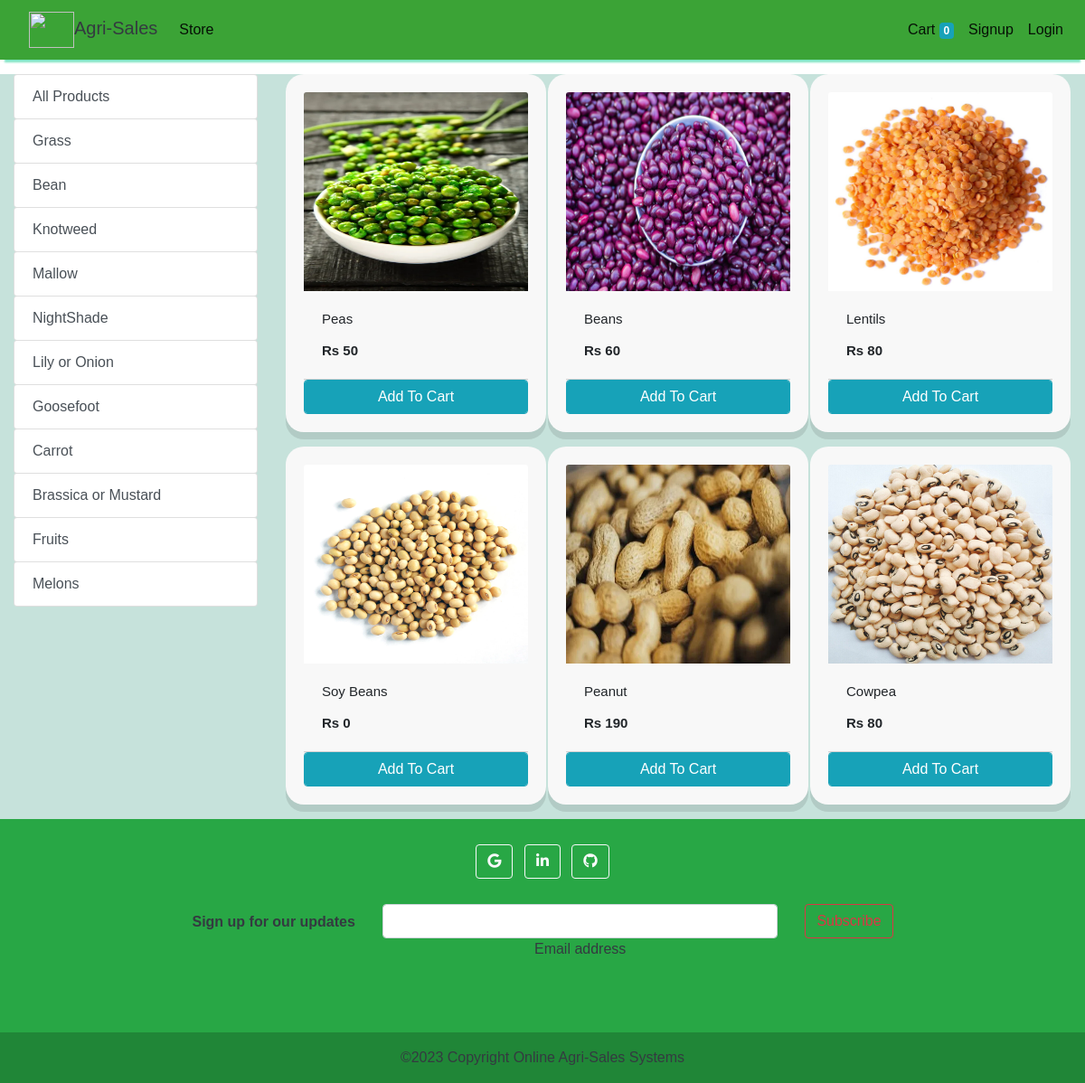
The app's page /store?category=14 with its own data.
### store/models/category.py (models this page shows, shortened)
class Category(models.Model):
    name= models.CharField(max_length=50)
    @staticmethod
    def get_all_categories():
        return Category.objects.all()

### store/models/product.py (models this page shows, shortened)
class Products(models.Model):
    name = models.CharField(max_length=60)
    price= models.IntegerField(default=0)
    category= models.ForeignKey(Category,on_delete=models.CASCADE,default=1 )
    description= models.CharField(max_length=250, default='', blank=True, null= True)
    image= models.ImageField(upload_to='uploads/products/')
    @staticmethod
    def get_all_products_by_categoryid(category_id):
        if category_id:
            return Products.objects.filter (category=category_id)
        else:
            return Products.get_all_products();

### store/views/home.py (the view)
# urls.py: path('' , include('store.urls'))
def store(request):
    cart = request.session.get('cart')
    if not cart:
        request.session['cart'] = {}
    products = None
    categories = Category.get_all_categories()
    categoryID = request.GET.get('category')
    if categoryID:
        products = Products.get_all_products_by_categoryid(categoryID)
    else:
        products = Products.get_all_products();
    data = {}
    data['products'] = products
    data['categories'] = categories
    print('you are : ', request.session.get('email'))
    return render(request, 'index.html', data)

### store/templatetags/cart.py (called while the page is built)
@register.filter (name='is_in_cart')
def is_in_cart(product, cart):
    keys = cart.keys ()
    for id in keys:
        if int (id) == product.id:
            return True
    return False;

### store/templatetags/custom_filter.py (called while the page is built)
@register.filter(name='currency')
def currency(number):
    return "Rs "+str(number)

### store/templates/index.html (shortened to what this page needs)
{% extends 'base.html' %}
{% block content %}
{% load cart %}
{% load custom_filter %}
<div class="container-fluid mt-3">
	<div class="row">
		<div class="col-lg-3 mx-auto">
			<div class="list-group">
				<a href="/" class="list-group-item list-group-item-action btn btn-outline-info">All Products</a>
				{% for category in categories %}
				<a href="/?category={{category.id}}"
					class="list-group-item list-group-item-action btn btn-outline-info">{{category.name}}</a>
				{% endfor %}
			</div>
		</div>
		<div id='products' class="col-lg-9 mx-auto">
			<div class="row mx-auto">
				{% for product in products %}
				<div class="card mx-auto mb-3" id={{product.id}} style="width: 18rem;">
					<img class="card-img-top" src="{{product.image.url}}" alt="Card image cap">
					<div class="card-body">
						<p class="card-title">{{product.name}}</p>
						<p class="card-text"><b>{{product.price|currency}}</b></p>
					</div>
					<div class="card-footer p-0 no-gutters">
						{% if product|is_in_cart:request.session.cart %}
						<div class="row no-gutters">
							<form action="/#{{product.id}}" class="col-2 " method="post">
								{% csrf_token %}
								<input hidden type="text" name='product' value='{{product.id}}'>
								<input hidden type="text" name='remove' value='True'>
								<input type="submit" value=" - " class="btn btn-block btn-info border-right">
							</form>
							<div class="text-center col btn btn-info">{{product|cart_quantity:request.session.cart}} in Cart</div>
							<form action="/#{{product.id}}" class="col-2 " method="post">
								{% csrf_token %}
								<input hidden type="text" name='product' value='{{product.id}}'>
								<input type="submit" value=" + " class="btn btn-block btn-info border-left">
							</form>
						</div>
						{% else %}
						<form action="/#{{product.id}}" method="POST" class="btn-block">
							<input type="submit" class="float-right btn btn-info form-control"
								value="Add To Cart">
						</form>
						{% endif %}
					</div>
				</div>
				{% endfor %}
			</div>
		</div>
	</div>
</div>
{% endblock %}

### store/templates/base.html (style rules this page uses)
.container-fluid { background-color:#c6e2db; font-size:15px; }
img { height:500px; width:300px; }
.card { width: 18rem; height:auto; background-color:#66929a; border: none !important; border-radius: 20px !important; overflow: hidden; padding:20px; position: relative; display: flex; -webkit-box-orient: vertical; -webkit-box-direction: normal; flex-direction: column; min-width: 0px; overflow-wrap: break-word; background-color: rgb(248, 248, 248); background-clip: border-box; border: 0px solid rgba(0, 0, 0, 0.125); border-radius: 0.57rem; cursor: pointer; }
.card { box-shadow: rgba(0, 0, 0, 0.1) 0px 8px 0px; position: relative; margin-bottom: 1.56rem; }
body { font-family: 'Nunito', sans-serif; }
.card img { max-height: 220px; }

### records on screen
Category: name "Grass"
Category: name "Bean"
Category: name "Knotweed"
Category: name "Mallow"
Category: name "NightShade"
Category: name "Lily or Onion"
Category: name "Goosefoot"
Category: name "Carrot"
Category: name "Brassica or Mustard"
Category: name "Fruits"
Category: name "Melons"
Products: image (picture), name "Peas", price "Rs 50"
Products: image (picture), name "Beans", price "Rs 60"
Products: image (picture), name "Lentils", price "Rs 80"
Products: image (picture), name "Soy Beans", price "Rs 0"
Products: image (picture), name "Peanut", price "Rs 190"
Products: image (picture), name "Cowpea", price "Rs 80"

### other values on screen
{{ request.session.cart.keys|length }} "0"
